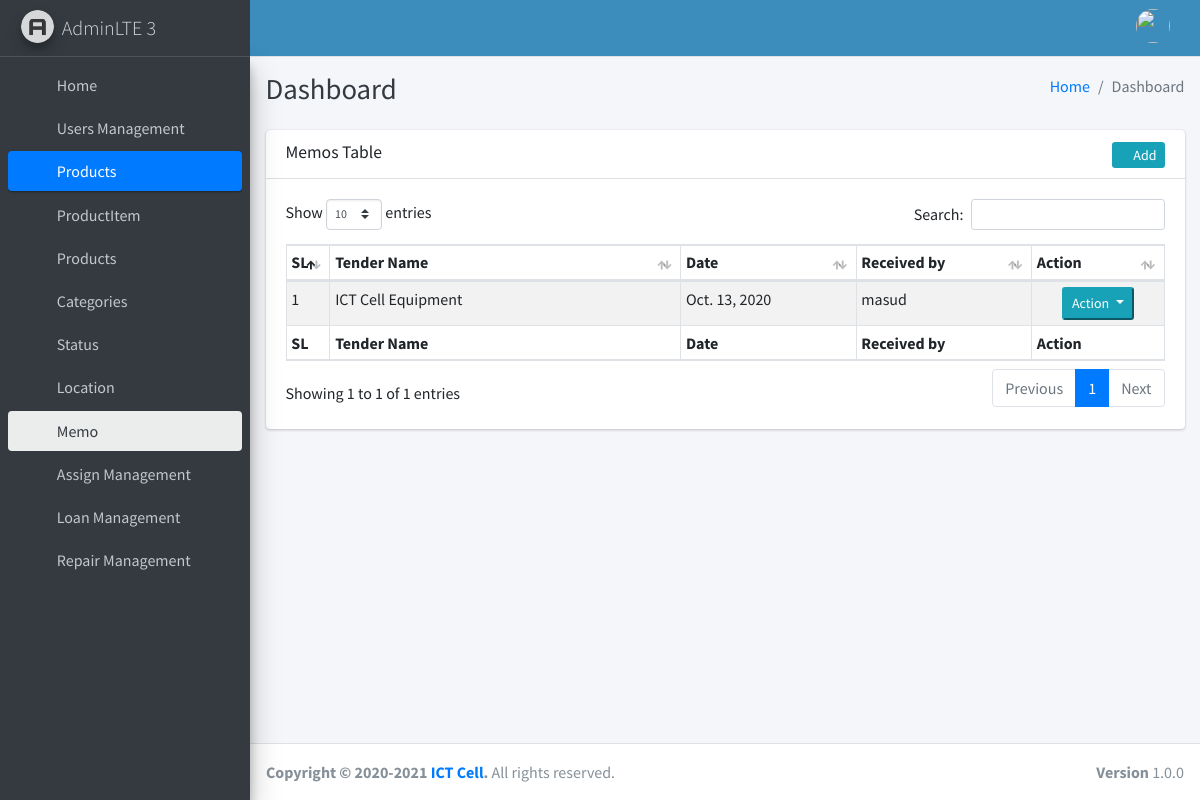
Screenshot of /products/memo/ with the database file from the repository.
### products/models.py (models this page shows, shortened)
class TimeStampedModel(models.Model):
    created_at = models.DateTimeField(auto_now_add=True)
    modified_at = models.DateTimeField(auto_now=True)
    class Meta:
        abstract = True

class Memo(TimeStampedModel):
    tender = models.CharField(max_length=255)
    date = models.DateField(null=True, blank=True)
    received_by = models.ForeignKey(settings.AUTH_USER_MODEL, on_delete=models.DO_NOTHING, null=True, blank=True,  related_name="memos")
    slug = models.SlugField(editable=False)

### products/views.py (the view)
# urls.py: path('memo/', MemoListView.as_view(), name='memo_list'),
class MemoListView(ListView):
    template_name = 'products/memo/memo_list.html'
    model = Memo
    context_object_name = "memos"

### templates/products/memo/memo_list.html (shortened to what this page needs)
{% extends '_base.html' %}
{% block content %}
    <div class="row">
        <div class="col-12">
            <div class="card">
                <div class="card-header">
                    <h3 class="card-title">Memos Table</h3>
                    <div class="float-right">
                        <a class="btn-sm bg-info" href="{% url 'memo_create' %}">
                            <i class="fas fa-plus"></i> Add
                        </a>
                    </div>
                </div>
                <div class="card-body">
                    <table id="example1" class="table table-bordered table-striped table-sm">
                        <colgroup>
                            <col span="1" style="width: 5%;">
                            <col span="1" style="width: 40%;">
                            <col span="1" style="width: 20%;">
                            <col span="1" style="width: 20%;">
                            <col span="1" style="width: 15%;">
                        </colgroup>
                        <thead>
                        <tr>
                            <th>SL</th>
                            <th>Tender Name</th>
                            <th>Date</th>
                            <th>Received by</th>
                            <th>Action</th>
                        </tr>
                        </thead>
                        <tbody>
                        {% for memo in memos %}
                            <tr>
                                <td>{{ forloop.counter }}</td>
                                <td>{{ memo.tender }}</td>
                                <td>{{ memo.date }}</td>
                                <td>{{ memo.received_by }}</td>
                                <td class="text-center">
                                    <div class="btn-group">
                                        <button type="button" class="btn-sm btn-info dropdown-toggle"
                                                data-toggle="dropdown" aria-haspopup="true" aria-expanded="false">
                                            Action
                                        </button>
                                    </div>
                                </td>
                            </tr>
                        {% endfor %}
                        </tbody>
                        <tfoot>
                        <tr>
                            <th>SL</th>
                            <th>Tender Name</th>
                            <th>Date</th>
                            <th>Received by</th>
                            <th>Action</th>
                        </tr>
                        </tfoot>
                    </table>
                </div>
            </div>
        </div>
    </div>
{% endblock %}

### rows the page displays
Memo: tender "ICT Cell Equipment", date "Oct. 13, 2020", received_by "masud"
